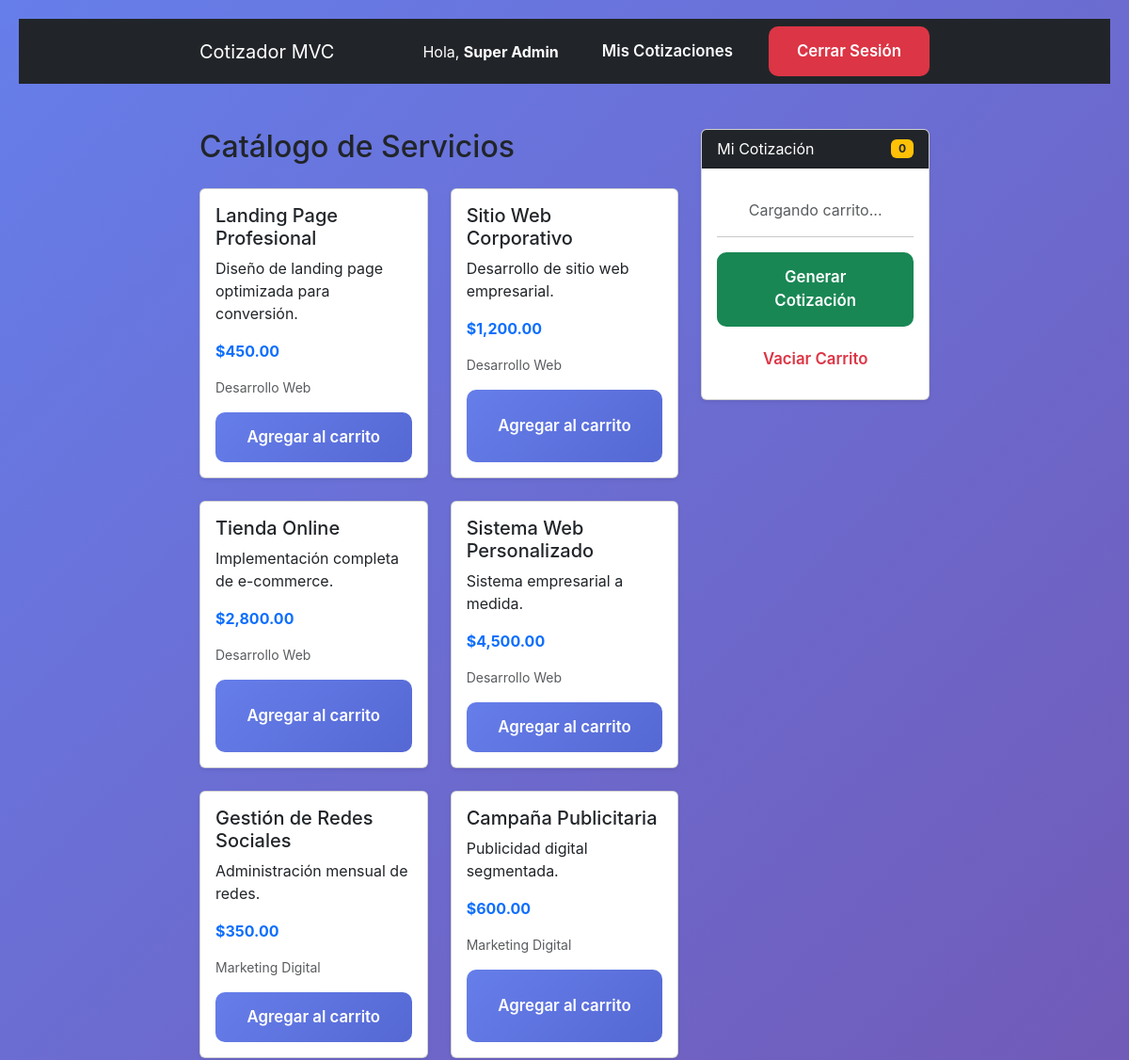
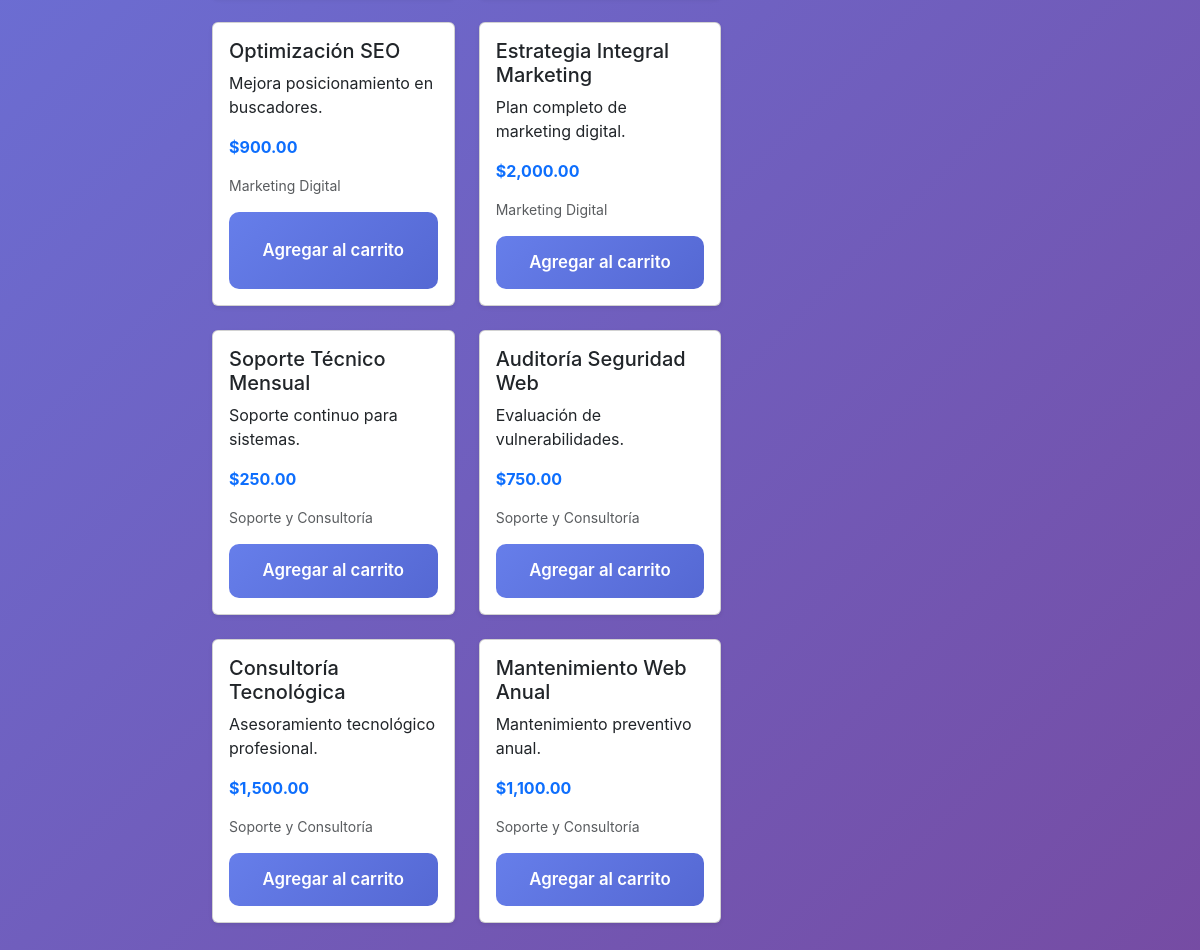
/index.php?page=services (signed in), run on the app's committed database (2 pictures, top to bottom).
### tables this page shows
CREATE TABLE servicios (
    id INT AUTO_INCREMENT PRIMARY KEY,
    nombre VARCHAR(100) NOT NULL,
    descripcion TEXT NOT NULL,
    precio DECIMAL(10, 2) NOT NULL,
    categoria VARCHAR(50) NOT NULL
);

### app/models/Service.php (called while the page is built, shortened)
<?php
class Service
{
    private int $id;
    private string $nombre;
    private string $descripcion;
    private float $precio;
    private string $categoria;
    public function __construct(
        int $id,
        string $nombre,
        string $descripcion,
        float $precio,
        string $categoria
    ) {
        $this->id = $id;
        $this->nombre = trim($nombre);
        $this->descripcion = trim($descripcion);
        $this->precio = $precio;
        $this->categoria = $categoria;
    }
    private function validarNombre(string $nombre): void
    {
        $nombre = trim($nombre);
    }
    private function validarDescripcion(string $descripcion): void
    {
        $descripcion = trim($descripcion);
    }
    public static function getAll(): array
    {
        $db = Database::connect();
        $stmt = $db->query("SELECT id, nombre, descripcion, precio, categoria FROM servicios");
        $servicios = [];
        while ($row = $stmt->fetch(PDO::FETCH_ASSOC)) {
            $servicios[] = new self(
                (int) $row['id'],
                $row['nombre'],
                $row['descripcion'],
                (float) $row['precio'],
                $row['categoria']
            );
        }
        return $servicios;
    }
    public function getId(): int
    {
        return $this->id;
    }
    public function getNombre(): string
    {
        return $this->nombre;
    }
    public function getDescripcion(): string
    {
        return $this->descripcion;
    }
    public function getPrecio(): float
    {
        return $this->precio;
    }
    public function getCategoria(): string
    {
        return $this->categoria;
    }
}
?>

### app/views/services/catalog.php (the view, shortened to what this page needs)
<?php
require_once '../app/models/Service.php';
$services = Service::getAll();
$isLoggedIn = isset($_SESSION['user_id']);
$userNombre = $_SESSION['user_nombre'] ?? 'Invitado';
?>
<!DOCTYPE html>
<html lang="es">
<head>
    <link href="https://cdn.jsdelivr.net/npm/bootstrap@5.3.3/dist/css/bootstrap.min.css" rel="stylesheet">
    <link rel="stylesheet" href="assets/css/services-catalog.css">
</head>
<body class="bg-light">
    <nav class="navbar navbar-expand-lg navbar-dark bg-dark mb-4">
        <div class="container">
            <a class="navbar-brand" href="index.php?page=home">Cotizador MVC</a>
            <div class="d-flex align-items-center">
                <?php if ($isLoggedIn): ?>
                    <span class="text-white me-3">Hola, <strong><?= htmlspecialchars($userNombre) ?></strong></span>
                    <a href="index.php?page=quotes" class="btn btn-outline-light me-2">Mis Cotizaciones</a>
                    <button class="btn btn-danger" id="btn-logout">Cerrar Sesión</button>
                <?php else: ?>
                    <a href="index.php?page=login" class="btn btn-primary">Iniciar Sesión</a>
                <?php endif; ?>
            </div>
        </div>
    </nav>
    <div class="container my-5">
        <div class="row">
            <div class="col-md-8">
                <h2 class="mb-4">Catálogo de Servicios</h2>
                <div class="row">
                    <?php foreach ($services as $service): ?>
                        <div class="col-md-6 mb-4">
                            <div class="card shadow-sm h-100">
                                <div class="card-body d-flex flex-column">
                                    <h5 class="card-title"><?= htmlspecialchars($service->getNombre()); ?></h5>
                                    <p class="card-text"><?= htmlspecialchars($service->getDescripcion()); ?></p>
                                    <p class="fw-bold text-primary">$<?= number_format($service->getPrecio(), 2); ?></p>
                                    <p class="text-muted small"><?= htmlspecialchars($service->getCategoria()); ?></p>
                                    <?php if ($isLoggedIn): ?>
                                        <button class="btn btn-primary mt-auto add-to-cart" data-id="<?= $service->getId(); ?>">
                                            Agregar al carrito
                                        </button>
                                    <?php else: ?>
                                        <div class="alert alert-warning mt-auto mb-0 text-center py-2">
                                            <small>Inicia sesión para cotizar</small>
                                        </div>
                                    <?php endif; ?>
                                </div>
                            </div>
                        </div>
                    <?php endforeach; ?>
                </div>
            </div>
            <?php if ($isLoggedIn): ?>
                <div class="col-md-4">
                    <div class="card shadow-sm position-sticky" style="top: 20px;">
                        <div class="card-header bg-dark text-white d-flex justify-content-between align-items-center">
                            <span>Mi Cotización</span>
                            <span class="badge bg-warning text-dark" id="cart-count">0</span>
                        </div>
                        <div class="card-body">
                            <div id="cart-items">
                                <p class="text-muted text-center my-3">Cargando carrito...</p>
                            </div>
                            <hr>
                            <button class="btn btn-success w-100 mt-2" id="generate-quote">Generar Cotización</button>
                            <button class="btn btn-outline-danger w-100 mt-2" id="clear-cart">Vaciar Carrito</button>
                        </div>
                    </div>
                </div>
            <?php endif; ?>
        </div>
    </div>
</body>
</html>

### public/assets/css/services-catalog.css (style rules this page uses)
:root { --primary: #667eea; --primary-dark: #5568d3; --secondary: #764ba2; --success: #10b981; --error: #ef4444; --warning: #f59e0b; --dark: #1e293b; --light: #f8fafc; --border: #e2e8f0; }
* { margin: 0; padding: 0; box-sizing: border-box; }
body { font-family: 'Inter', -apple-system, BlinkMacSystemFont, sans-serif; background: linear-gradient(135deg, var(--primary) 0%, var(--secondary) 100%); min-height: 100vh; padding: 20px; }
.container { max-width: 800px; margin: 0 auto; }
.btn { padding: 14px 30px; border: none; border-radius: 10px; font-size: 1.05em; font-weight: 600; cursor: pointer; transition: all 0.3s; display: flex; align-items: center; justify-content: center; gap: 8px; }
.btn-primary { background: linear-gradient(135deg, var(--primary), var(--primary-dark)); color: white; flex: 1; }
.text-center { text-align: center; }

### data on the page
servicios: nombre "Landing Page Profesional", descripcion "Diseño de landing page optimizada para conversión.", precio "450.00", categoria "Desarrollo Web"
servicios: nombre "Sitio Web Corporativo", descripcion "Desarrollo de sitio web empresarial.", precio "1,200.00", categoria "Desarrollo Web"
servicios: nombre "Tienda Online", descripcion "Implementación completa de e-commerce.", precio "2,800.00", categoria "Desarrollo Web"
servicios: nombre "Sistema Web Personalizado", descripcion "Sistema empresarial a medida.", precio "4,500.00", categoria "Desarrollo Web"
servicios: nombre "Gestión de Redes Sociales", descripcion "Administración mensual de redes.", precio "350.00", categoria "Marketing Digital"
servicios: nombre "Campaña Publicitaria", descripcion "Publicidad digital segmentada.", precio "600.00", categoria "Marketing Digital"
servicios: nombre "Optimización SEO", descripcion "Mejora posicionamiento en buscadores.", precio "900.00", categoria "Marketing Digital"
servicios: nombre "Estrategia Integral Marketing", descripcion "Plan completo de marketing digital.", precio "2,000.00", categoria "Marketing Digital"
servicios: nombre "Soporte Técnico Mensual", descripcion "Soporte continuo para sistemas.", precio "250.00", categoria "Soporte y Consultoría"
servicios: nombre "Auditoría Seguridad Web", descripcion "Evaluación de vulnerabilidades.", precio "750.00", categoria "Soporte y Consultoría"
servicios: nombre "Consultoría Tecnológica", descripcion "Asesoramiento tecnológico profesional.", precio "1,500.00", categoria "Soporte y Consultoría"
servicios: nombre "Mantenimiento Web Anual", descripcion "Mantenimiento preventivo anual.", precio "1,100.00", categoria "Soporte y Consultoría"

### other printed values
$userNombre "Super Admin"
